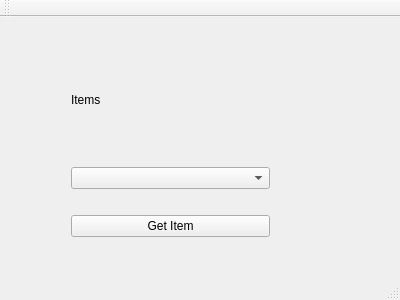
<?xml version="1.0" encoding="UTF-8"?>
<ui version="4.0">
 <class>combobox</class>
 <widget class="QMainWindow" name="combobox">
  <property name="geometry">
   <rect>
    <x>0</x>
    <y>0</y>
    <width>400</width>
    <height>300</height>
   </rect>
  </property>
  <property name="windowTitle">
   <string>combobox</string>
  </property>
  <widget class="QWidget" name="centralWidget">
   <widget class="QWidget" name="">
    <property name="geometry">
     <rect>
      <x>60</x>
      <y>30</y>
      <width>221</width>
      <height>201</height>
     </rect>
    </property>
    <layout class="QVBoxLayout" name="verticalLayout">
     <item>
      <widget class="QLabel" name="label">
       <property name="text">
        <string>Items</string>
       </property>
      </widget>
     </item>
     <item>
      <spacer name="horizontalSpacer_2">
       <property name="orientation">
        <enum>Qt::Horizontal</enum>
       </property>
       <property name="sizeHint" stdset="0">
        <size>
         <width>40</width>
         <height>20</height>
        </size>
       </property>
      </spacer>
     </item>
     <item>
      <widget class="QComboBox" name="comboBox"/>
     </item>
     <item>
      <spacer name="horizontalSpacer">
       <property name="orientation">
        <enum>Qt::Horizontal</enum>
       </property>
       <property name="sizeHint" stdset="0">
        <size>
         <width>88</width>
         <height>20</height>
        </size>
       </property>
      </spacer>
     </item>
     <item>
      <widget class="QPushButton" name="pushButton">
       <property name="text">
        <string>Get Item</string>
       </property>
      </widget>
     </item>
    </layout>
   </widget>
  </widget>
  <widget class="QMenuBar" name="menuBar">
   <property name="geometry">
    <rect>
     <x>0</x>
     <y>0</y>
     <width>400</width>
     <height>27</height>
    </rect>
   </property>
  </widget>
  <widget class="QToolBar" name="mainToolBar">
   <attribute name="toolBarArea">
    <enum>TopToolBarArea</enum>
   </attribute>
   <attribute name="toolBarBreak">
    <bool>false</bool>
   </attribute>
  </widget>
  <widget class="QStatusBar" name="statusBar"/>
 </widget>
 <layoutdefault spacing="6" margin="11"/>
 <resources/>
 <connections/>
</ui>
